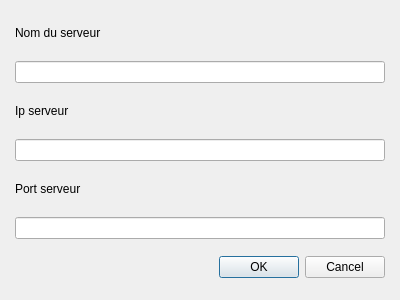
<?xml version="1.0" encoding="UTF-8"?>
<ui version="4.0">
 <class>Dialog</class>
 <widget class="QDialog" name="Dialog">
  <property name="geometry">
   <rect>
    <x>0</x>
    <y>0</y>
    <width>400</width>
    <height>300</height>
   </rect>
  </property>
  <property name="windowTitle">
   <string>Dialog</string>
  </property>
  <layout class="QVBoxLayout" name="verticalLayout">
   <property name="leftMargin">
    <number>15</number>
   </property>
   <property name="rightMargin">
    <number>15</number>
   </property>
   <item>
    <widget class="QLabel" name="label_nom">
     <property name="text">
      <string>Nom du serveur</string>
     </property>
    </widget>
   </item>
   <item>
    <widget class="QLineEdit" name="input_name"/>
   </item>
   <item>
    <widget class="QLabel" name="label_ip">
     <property name="text">
      <string>Ip serveur</string>
     </property>
    </widget>
   </item>
   <item>
    <widget class="QLineEdit" name="input_ip"/>
   </item>
   <item>
    <widget class="QLabel" name="label_port">
     <property name="text">
      <string>Port serveur</string>
     </property>
    </widget>
   </item>
   <item>
    <widget class="QLineEdit" name="input_port"/>
   </item>
   <item>
    <widget class="QDialogButtonBox" name="buttonBox">
     <property name="sizePolicy">
      <sizepolicy hsizetype="Expanding" vsizetype="Preferred">
       <horstretch>0</horstretch>
       <verstretch>0</verstretch>
      </sizepolicy>
     </property>
     <property name="orientation">
      <enum>Qt::Horizontal</enum>
     </property>
     <property name="standardButtons">
      <set>QDialogButtonBox::Cancel|QDialogButtonBox::Ok</set>
     </property>
    </widget>
   </item>
  </layout>
 </widget>
 <resources/>
 <connections>
  <connection>
   <sender>buttonBox</sender>
   <signal>accepted()</signal>
   <receiver>Dialog</receiver>
   <slot>accept()</slot>
   <hints>
    <hint type="sourcelabel">
     <x>248</x>
     <y>254</y>
    </hint>
    <hint type="destinationlabel">
     <x>157</x>
     <y>274</y>
    </hint>
   </hints>
  </connection>
  <connection>
   <sender>buttonBox</sender>
   <signal>rejected()</signal>
   <receiver>Dialog</receiver>
   <slot>reject()</slot>
   <hints>
    <hint type="sourcelabel">
     <x>316</x>
     <y>260</y>
    </hint>
    <hint type="destinationlabel">
     <x>286</x>
     <y>274</y>
    </hint>
   </hints>
  </connection>
 </connections>
</ui>
